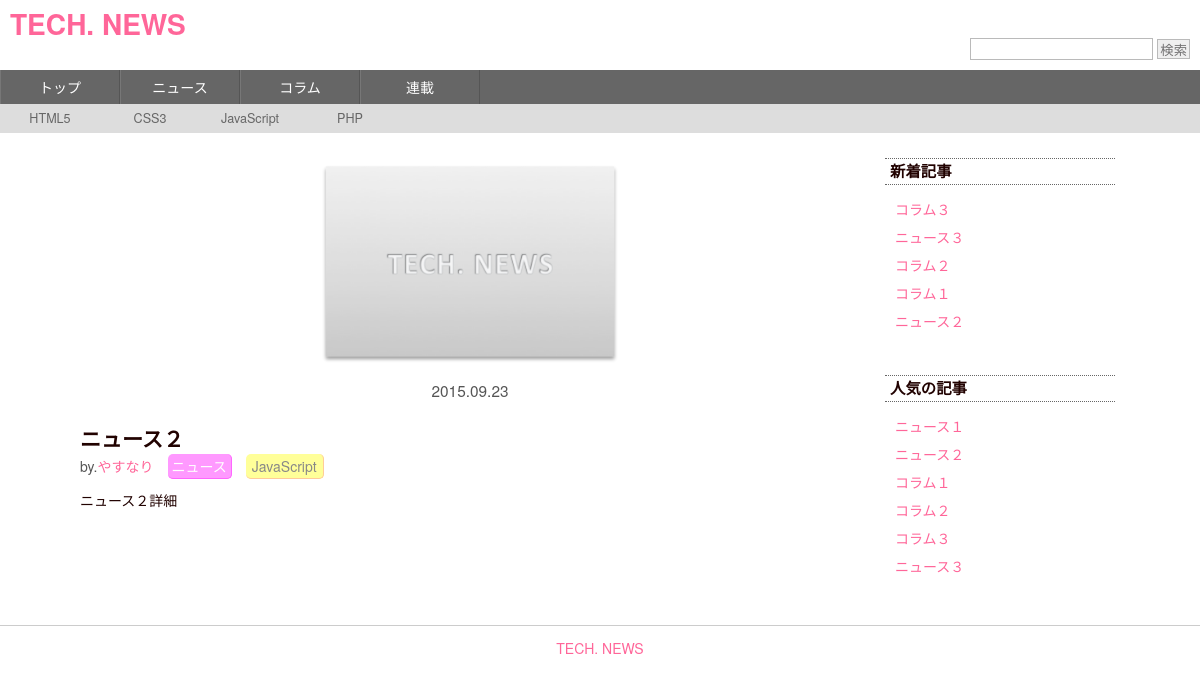
/post.php?id=2, run on the app's committed database.
### tables this page shows
CREATE TABLE IF NOT EXISTS `post` (
  `post_id` int(11) NOT NULL,
  `category_id` int(11) NOT NULL,
  `post_title` varchar(128) NOT NULL,
  `post_detail` varchar(12800) NOT NULL,
  `post_image` varchar(128) DEFAULT NULL,
  `show_flg` tinyint(1) NOT NULL,
  `create_date` datetime NOT NULL,
  `update_date` datetime NOT NULL,
  `poster_id` int(11) DEFAULT NULL,
  `subcategory_id` int(11) DEFAULT NULL
);

CREATE TABLE IF NOT EXISTS `poster` (
  `poster_id` int(11) NOT NULL,
  `poster_name` varchar(128) NOT NULL,
  `poster_image` varchar(128) DEFAULT NULL,
  `poster_detail` varchar(1280) DEFAULT NULL
);

CREATE TABLE IF NOT EXISTS `category` (
  `category_id` int(11) NOT NULL,
  `category_name` varchar(128) NOT NULL
);

CREATE TABLE IF NOT EXISTS `tag` (
  `tag_id` int(11) NOT NULL,
  `tag_name` varchar(128) NOT NULL
);

### function.php (called while the page is built, shortened)
<?php
function sql_contact ($sql, $bind_info = null) {
	$pdo = new PDO("mysql:host=localhost;dbname=tech_news;charset=utf8", "root", "");
	$stmt = $pdo->prepare($sql);
	if (isset($bind_info)) {
		foreach($bind_info as $bind) {
			$stmt->bindValue($bind['var'], $bind['value'], $bind['param']);
		}
	}
	$stmt->execute();
	$results = $stmt->fetchAll(PDO::FETCH_ASSOC);
	return $results;
}
function get_category ($category_id) {
	$sql = "SELECT category_name FROM category WHERE category_id = :category_id";
	$bind_info = array(array('var' => ':category_id', 'value' => $category_id, 'param' => PDO::PARAM_INT));
	$results = sql_contact($sql, $bind_info);
	if (isset($results)) {
		$category_name = $results[0]['category_name'];
	}
	return $category_name;
}
function get_poster ($poster_id) {
	$sql = "SELECT poster_name FROM poster WHERE poster_id = :poster_id";
	$bind_info = array(array('var' => ':poster_id', 'value' => $poster_id, 'param' => PDO::PARAM_INT));
	$results = sql_contact($sql, $bind_info);
	if (isset($results)) {
		$poster_name = $results[0]['poster_name'];
	}
	return $poster_name;
}
function get_tag_list ($post_id) {
	$sql = "SELECT tag.tag_id, tag.tag_name FROM post_tag INNER JOIN tag ON post_tag.tag_id = tag.tag_id WHERE post_tag.post_id = :post_id";
	$bind_info = array(array('var' => ':post_id', 'value' => $post_id, 'param' => PDO::PARAM_INT));
	$results = sql_contact($sql, $bind_info);
	$tag_list = array();
	$tag_info = array();
	foreach ($results as $row) {
		$tag_info['tag_id'] = $row['tag_id'];
		$tag_info['tag_name'] = $row['tag_name'];
		array_push($tag_list, $tag_info);
	}
	return $tag_list;
}
?>

### post.php (the view, shortened to what this page needs)
<?php
include('function.php');
$post_id = 0;
if (isset($_GET['id'])) {
	$post_id = (int)$_GET['id'];
}
$sql = "SELECT DATE_FORMAT(create_date,'%Y.%m.%d') as format_date, post_title, post_detail, category_id, post_image, poster_id FROM post WHERE post_id = :post_id";
$bind_info = array(array('var' => ':post_id', 'value' => $post_id, 'param' => PDO::PARAM_INT));
$results = sql_contact($sql, $bind_info);
$date = $results[0]['format_date'];
$image = ("" == $results[0]['post_image']) ? 'img/image_none.png' : $results[0]['post_image'];
$title = $results[0]['post_title'];
$detail = nl2br($results[0]['post_detail']);
$category_id = $results[0]['category_id'];
$poster_id = $results[0]['poster_id'];
$category_name = get_category($category_id);
$poster_name = get_poster($poster_id);
$tag_list = get_tag_list($post_id);
$meta = "";
$meta = $meta . 'by.' . '<a href="post_list_poster.php?id=' . $poster_id . '">' . $poster_name . '</a>';
$meta = $meta . '　';
$meta = $meta . '<a class="category" href="post_list_category.php?id=' . $category_id . '">' . $category_name . '</a>';
if (0 != count($tag_list)) {
	$meta = $meta . '　';
	foreach ($tag_list as $tag_info) {
		$meta = $meta . '<a class="tag" href="post_list_tag.php?id=' . $tag_info['tag_id'] . '">' . $tag_info['tag_name'] . '</a>';
		$meta = $meta . '　';
	}
}
?>
<?php include('header.php'); ?>
<section id="content_area">
	<section id="main_area">
		<div id="post">
			<div id="post_image"><img src="<?php echo $image ?>"></div>
			<div id="post_date"><?php echo $date ?></div>
			<h2><?php echo $title?></h2>
			<div id="post_meta"><?php echo $meta ?></div>
			<div id="post_detail"><?php echo $detail ?></div>
		</div>
	</section>
	<?php include('sidebar.php'); ?>
</section>
<?php include('footer.php'); ?>

### css/style.css (style rules this page uses)
body { font-size:1.0em; font-family:'Helvetica Neue', Helvetica, Arial, YuGothic, 'Yu Gothic', 游ゴシック体, '游ゴシック', 'ヒラギノ角ゴ ProN W3', 'Hiragino Kaku Gothic ProN', 'ヒラギノ角ゴ Pro W3', 'Hiragino Kaku Gothic Pro', メイリオ, Meiryo, 'MS ゴシック', 'MS Gothic', sans-serif; }
a { color: #ff6699; }
h2 { font-size: 1.5em; }
#content_area:after { content: ""; display: block; clear: both; }
#content_area { width: 1040px; height: auto; margin: 0 auto; }
#main_area { float: left; width: 780px; margin-top: 10px; }
#post #post_image { width: 300px; height: 200px; margin: 20px auto 0 auto; }
#post img { width: 100%; height: auto; }
#post #post_date { margin-top: 20px; color: #555; text-align: center; font-size: 1.1em; }
#post #post_meta { margin-top: 10px; color: #555; }
#post h2 { margin-top: 30px; }
#post #post_detail { margin-top: 20px; }
#post_meta .category { background-color: #ff99ff; color: #fff; border-right: solid 1px #ff66ff; border-bottom: solid 1px #ff66ff; padding: 2px 4px; border-radius: 5px; -webkit-border-radius: 5px; -moz-border-radius: 5px; }
#post_meta .tag { background-color: #ffff99; color: #888; border-right: solid 1px #ffcc99; border-bottom: solid 1px #ffcc99; padding: 2px 6px; border-radius: 5px; -webkit-border-radius: 5px; -moz-border-radius: 5px; }

### data on the page
post: post_title "ニュース２", poster.poster_name "やすなり", category.category_name "ニュース", post_detail "ニュース２詳細"
tag: tag_name "JavaScript"

### other printed values
$date "2015.09.23"
$new_post "コラム３ ニュース３ コラム２ コラム１ ニュース２"
$popular_post "ニュース１ ニュース２ コラム１ コラム２ コラム３ ニュース３"
